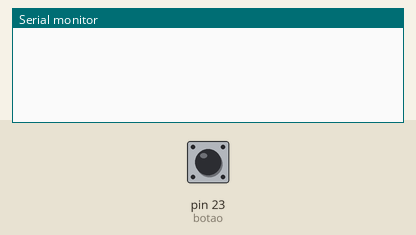
The sketch below on a simulated Arduino Mega 2560, built with avr-gcc and run on an emulated ATmega2560. Shown: the last lines printed to the serial monitor. Inputs (shaded band) come from the test bench; at power-on: pin 23 (botao) HIGH.

Above: at 1.2 s.
1.3 s: pin 23 (botao) pulled LOW for 0.15 s
At 1.7 s:
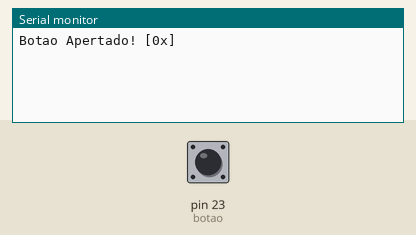
2.9 s: pin 23 (botao) pulled LOW for 1 s
At 4.8 s:
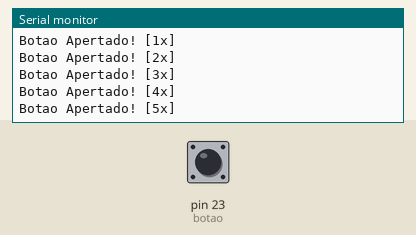
5.4 s: pin 23 (botao) pulled LOW for 0.15 s
At 6.1 s:
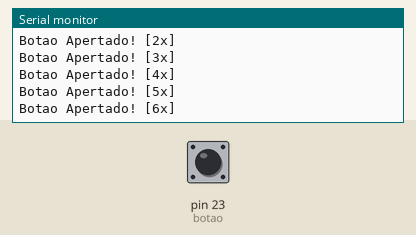
Timing chart, 0 to 8.4 s (numbered marks = the images above; inputs shaded):
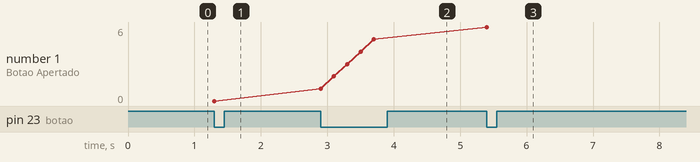

The sketch:

Contador_de_Vezes_botao_Apertado.ino
```cpp
const int botao = 23;
int estadoBotao = 0;

int cont = 0;


void setup(){

  Serial.begin(9600);

  pinMode(botao,INPUT);

  digitalWrite(botao,1);

}

void loop(){

  int estadoBotao = digitalRead(botao);

  if(estadoBotao == 0){

    Serial.print("Botao Apertado! [");
    Serial.print(cont);
    Serial.print("x]\n\n");

    cont++;

    delay(200);

  }


}
```

Measured:
- after the input at 1.3 s, the serial monitor: prints a new line at once (image 1)
- after the input at 2.9 s, the serial monitor: prints a new line at once (image 2)
- after the input at 5.4 s, the serial monitor: prints a new line at once (image 3)
- plotted number 1: 0 → 5 after the input at 2.9 s, 5 → 6 after the input at 5.4 s
